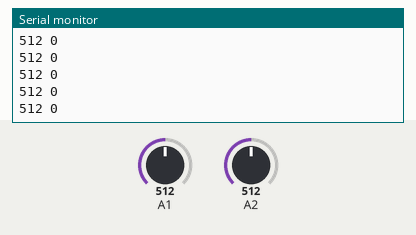
The sketch below on a simulated Arduino Uno, built with avr-gcc and run on an emulated ATmega328P. Parts: the last lines printed to the serial monitor. The test bench sets the inputs (shaded band); at power-on: A2 = 512, A1 = 512.

Above: at 1.2 s.
1.3 s: A2 set to 716
At 2.2 s:
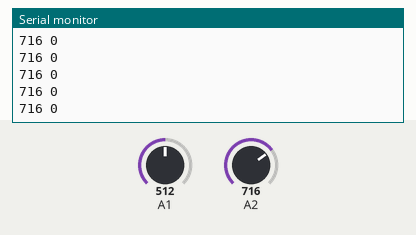
4.3 s: A2 set to 900
At 5.3 s:
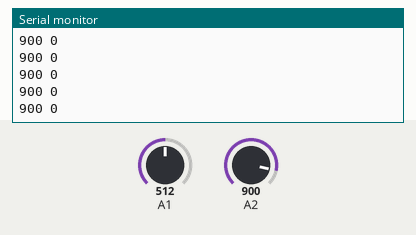
Timing chart, 0 to 7.3 s (numbered marks = the images above; inputs shaded):
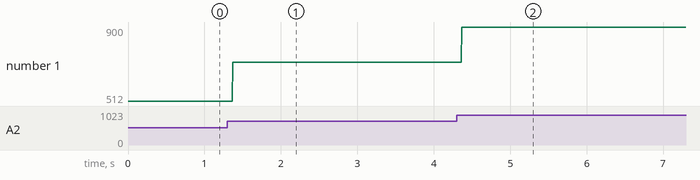

The sketch:

my_joystick_hi.ino
```cpp
int xValue = 0;
int yValue = 0;

void setup() {
  Serial.begin(9600);

}

void loop() {
  xValue = analogRead(A1);
  xValue = analogRead(A2);
  Serial.print(xValue, DEC);
  Serial.print(" ");
  Serial.print(yValue, DEC);
  Serial.print("\n");
  delay(2);


}
```

Measured:
- after the input at 1.3 s, the serial monitor: prints a new line after 0.07 s (image 1)
- after the input at 4.3 s, the serial monitor: prints a new line after 0.07 s (image 2)
- plotted number 1: 512 → 716 after the input at 1.3 s, 716 → 900 after the input at 4.3 s
